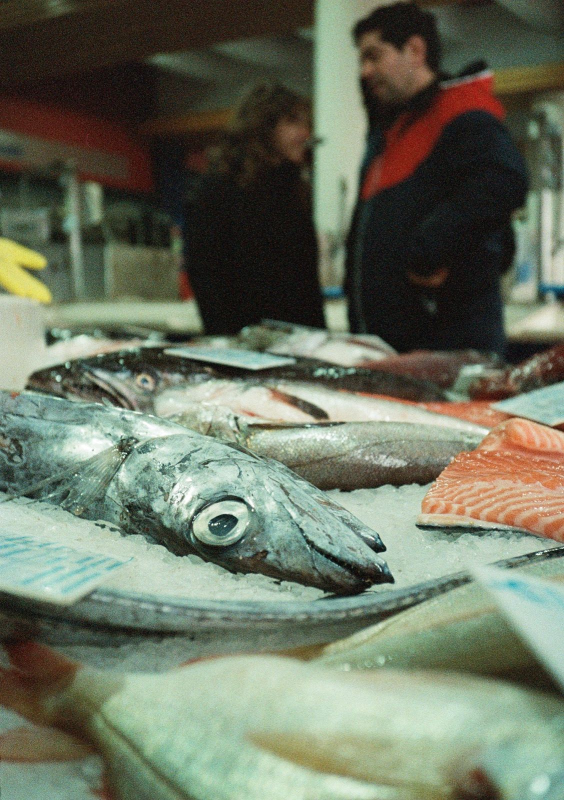
#> input picture img/photo/00.jpg, 1128 x 1600 px (shown at 1/2 size)
$ python -i pixelfy.py   (imports and definitions only)
#> lines starting #> are read from the running program, lines starting #| are printed output that depends on the picture
#> further down, picture is the input picture: PIL image 1128x1600 RGB; mean R, G, B 107.6, 114.9, 97.2
from PIL import Image, ImageEnhance
import warnings
try:    import matplotlib
except: warnings.warn('matplotlib not available.')

__all__ = ['PixelfyOps', 'Pixelfy']

class PixelfyOps:
    """
    Stateless toolkit of image processing operations for the pixel art effect.

    All methods are static and can be used independently of the :class:`Pixelfy` workflow.
    Constants :attr:`PALETTES`, :attr:`DOWNSCALE_METHODS`, and :attr:`INFER_METHODS` are
    exposed for inspection and use by custom subclasses or external code.

    Example::

        from PIL import Image
        img = Image.open("photo.jpg")
        small = PixelfyOps.shrink(img, resolution=(64, 64))
        result = PixelfyOps.variable_dither(small, strength=0.5)
    """

    PALETTES = {
        # colorpicked from screenshot on https://www.pixlesscamera.com/pixless-camera-mk1
        'default' : [(202, 203, 161), (204, 159, 93), (173, 106, 71) , (139, 63, 73), (85, 50, 68), (81, 83, 98), (100, 119, 125), (143, 159, 146)],
        'mdnight' : [(255, 130, 117), (214, 60, 106), (124, 24, 60), (71, 14, 43), (48, 5, 32), (31, 5, 16), (19, 2, 8)],
        'ammo'    : [(3, 13, 5), (17, 34, 24), (30, 59, 41), (48, 92, 65), (77, 128, 97), (138, 162, 88), (191, 220, 129), (238, 255, 203)],
        'ancient' : [(219, 183, 183), (184, 145, 148), (144, 108, 107), (109, 73, 73), (255, 254, 183), (255, 218, 145), (255, 145, 39), (220, 109, 39), (183, 36, 36), (109, 36, 37), (1, 0, 2)],
        'other'   : [(253, 235, 189), (252, 206, 92), (255, 152, 36), (234, 88, 38), (132, 97, 3), (62, 71, 14), (29, 39, 12), (7, 15, 4)]
    }
    """Named palettes colorpicked from the Pixless Camera Mk1. Each entry is a list of RGB 3-tuples."""

    DOWNSCALE_METHODS = {'nearest':Image.NEAREST, 'bilinear':Image.BILINEAR,'bicubic':Image.BICUBIC, 'lanczos':Image.LANCZOS}
    """Mapping of algorithm name strings to PIL resampling filters used during downscaling."""

    INFER_METHODS = {'mediancut': Image.MEDIANCUT, 'maxcoverage': Image.MAXCOVERAGE, 'fastoctree': Image.FASTOCTREE}
    """Mapping of method name strings to PIL quantization methods used for palette inference."""

    # [21 lines left out: functions _validate_shrink_algorithm, _validate_infer_method, _validate_image, not called in this run]

    @staticmethod
    def _validate_rgb(value):
        """
        Validate that *value* is a 3-tuple of ints each in the range 0–255.
        Returns *value* unchanged.
        """
        if not isinstance(value, tuple) or len(value) != 3:
            raise TypeError(f"RGB value must be a 3-tuple, got {value!r}")
        if not all(isinstance(v, int) and 0 <= v <= 255 for v in value):
            raise ValueError(f"RGB channels must be ints in 0–255, got {value!r}")
        return value

    @staticmethod
    def _validate_palette(value):
        """
        Validate a palette argument.

        *value* may be:

        - A ``str`` naming a key in :attr:`PALETTES` or :attr:`INFER_METHODS`.
        - A non-empty ``list`` of RGB 3-tuples, each validated by :meth:`_validate_rgb`.

        Returns *value* unchanged.
        """
        if isinstance(value, str):
            valid = set(PixelfyOps.PALETTES.keys()) | PixelfyOps.INFER_METHODS.keys()
            if value not in valid:
                raise ValueError(f"palette string must be one of {valid}, got '{value}'")
        elif isinstance(value, list):
            if len(value) == 0:
                raise ValueError("palette list must not be empty")
            for i, color in enumerate(value):
                try:
                    PixelfyOps._validate_rgb(color)
                except (TypeError, ValueError) as e:
                    raise type(e)(f"palette[{i}]: {e}") from e
        else:
            raise TypeError(f"palette must be a str or list of RGB tuples, got {type(value).__name__}")
        return value

    # [8 lines left out: function _validate_saturation, not called in this run]

    @staticmethod
    def _validate_dithering(value):
        """Validate that *value* is a number in the range [0, 1]. Returns it as a ``float``."""
        if not isinstance(value, (int, float)):
            raise TypeError(f"dithering must be a number, got {type(value).__name__}")
        if not 0 <= value <= 1:
            raise ValueError(f"dithering must be between 0 and 1, got {value}")
        return float(value)

    # [74 lines left out: functions _validate_resolution, _validate_upscaling, _palette_image2palette, infer_palette, palette_from_hex_file, palette_from_mpl, not called in this run]

    @staticmethod
    def build_palette_img(colors):
        """
        Build a PIL palette-mode image from a list of colors.

        Used internally to prepare a quantization target for PIL's ``quantize()``.
        The palette is padded to 256 entries with black if fewer colors are provided.

        :param colors: List of ``(R, G, B)`` tuples (up to 256).
        :returns: A 1×1 PIL image in ``'P'`` mode carrying the given palette.
        """
        pal_img = Image.new("P", (1, 1))
        flat = [v for rgb in colors for v in rgb]
        flat += [0] * (256 * 3 - len(flat))
        pal_img.putpalette(flat)
        return pal_img

    # [32 lines left out: functions shrink, adjust_saturation, not called in this run]

    @staticmethod
    def variable_dither(image, strength=0.75, palette=None):
        """
        Quantize an image to a palette with variable dithering strength.

        Blends a fully dithered (Floyd-Steinberg) quantization with a flat (no dither)
        quantization according to *strength*, then re-quantizes the blend. This allows
        fine-grained control between the structured look of flat quantization and the
        smoother gradients of full dithering.

        :param image: Source PIL image.
        :param strength: Dithering blend factor in [0, 1]. ``0`` = no dithering,
            ``1`` = full Floyd-Steinberg (default ``0.75``).
        :param palette: Target palette as a list of ``(R, G, B)`` tuples, or a palette
            name string. Defaults to :attr:`PixelfyOps.PALETTES['default'] <PALETTES>`.
        :returns: Quantized PIL image in ``'RGB'`` mode.
        """
        if palette is None: palette = PixelfyOps.PALETTES['default']
        palette = PixelfyOps._validate_palette(palette)
        strength = PixelfyOps._validate_dithering(strength)
        pal_image = PixelfyOps.build_palette_img(palette)
        dith = image.quantize(palette=pal_image, dither=Image.Dither.FLOYDSTEINBERG)
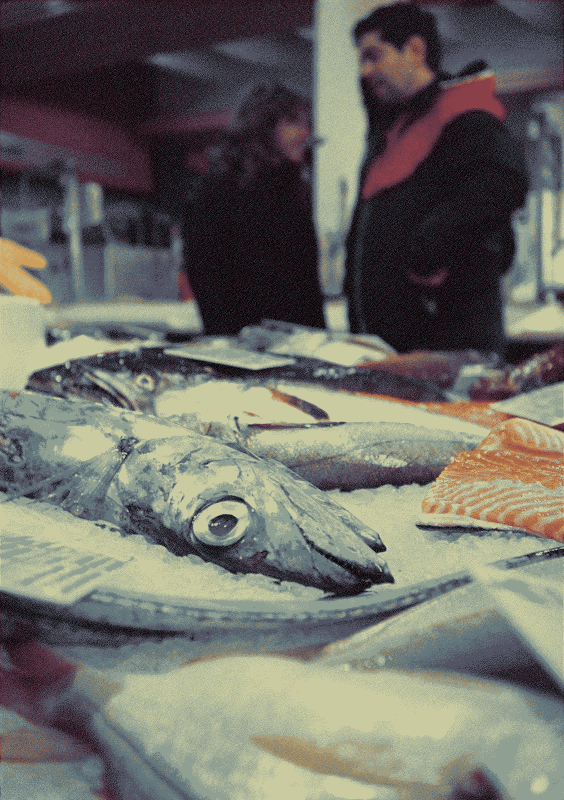
#> dith: PIL image 1128x1600 P (shown at 1/2 size); mean R, G, B 109, 108.1, 100.7
        flat = image.quantize(palette=pal_image, dither=Image.Dither.NONE)
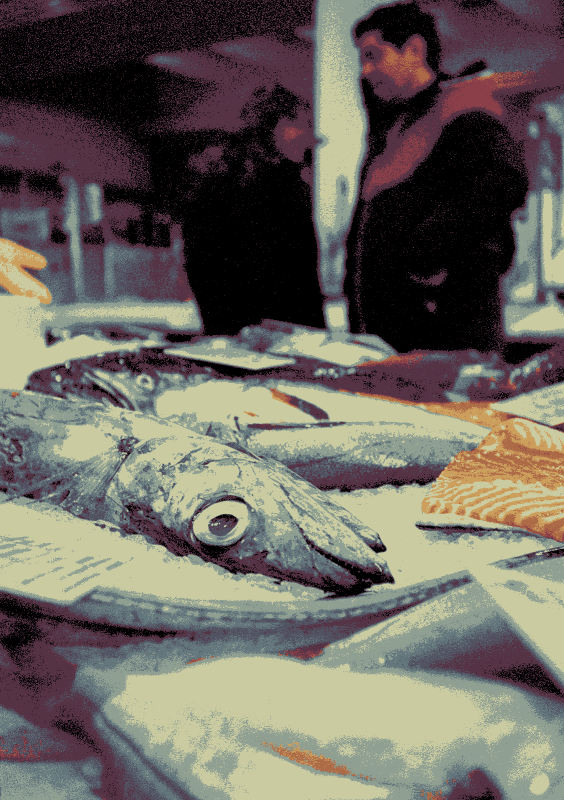
#> flat: PIL image 1128x1600 P (shown at 1/2 size); mean R, G, B 107.7, 102.7, 94.6
        blended = Image.blend(flat.convert("RGB"), dith.convert("RGB"), strength)
        return blended.quantize(palette=pal_image, dither=Image.Dither.NONE).convert("RGB")

    # [53 lines left out: functions scale_up, palette_visualisation, not called in this run]


class Pixelfy:
    """
    Applies a retro pixel art effect to a PIL Image.

    Bundles the stateless operations in :class:`PixelfyOps` into a configured,
    reusable workflow. Parameters are validated on construction and stored as
    instance attributes, then applied in sequence by :meth:`make`.

    A custom ops class can be injected via the *ops* parameter to override
    individual processing steps without subclassing :class:`Pixelfy` itself.

    This is heavily inspired by the `Pixless Camera project <https://www.pixlesscamera.com/>`_.

    Usage::

        from PIL import Image

        im = Image.open("photo.jpg")
        result = Pixelfy(im).make()
        result.save("out.jpg")
    """

    # [95 lines left out: functions __init__, set_palette, make, preview_palette, not called in this run]

>>> from PIL import Image
>>> picture = Image.open('../img/photo/00.jpg')
>>> result = PixelfyOps().variable_dither(picture)

$ run again, on img/photo/01.jpg
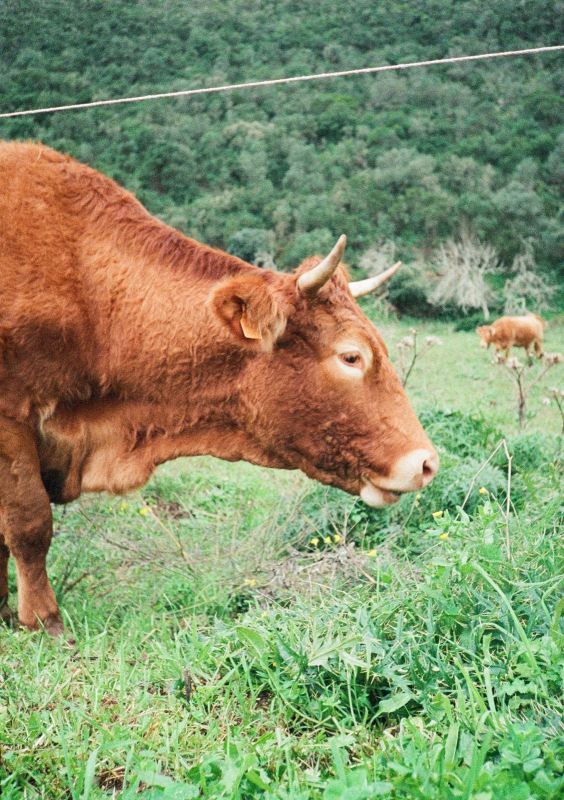
#> input picture img/photo/01.jpg, 1128 x 1600 px (shown at 1/2 size)
#> picture is the input picture: PIL image 1128x1600 RGB; mean R, G, B 134.5, 146.4, 107.5
#> in variable_dither, `dith = image.quantize(palette=pal_image, dither=Image.Dither.FLOYDSTEI..`:
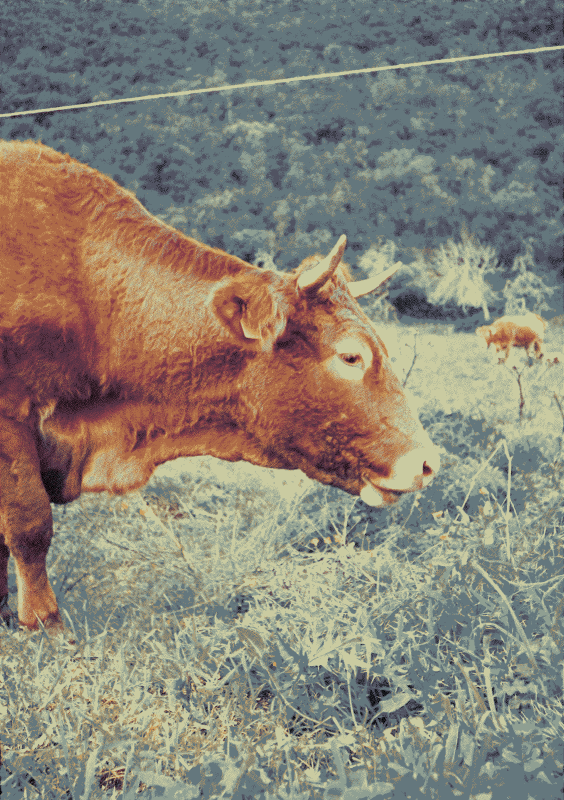
#> dith: PIL image 1128x1600 P (shown at 1/2 size); mean R, G, B 136.3, 130.9, 118.5
#> in variable_dither, `flat = image.quantize(palette=pal_image, dither=Image.Dither.NONE)`:
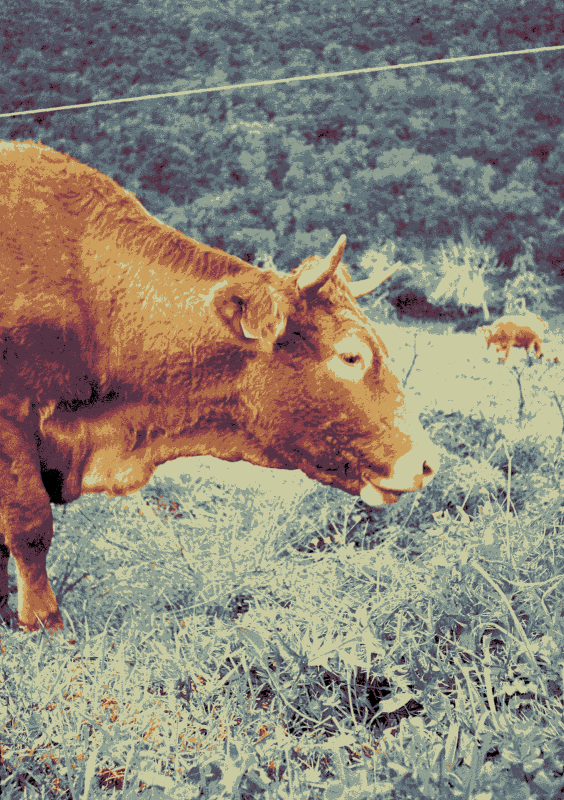
#> flat: PIL image 1128x1600 P (shown at 1/2 size); mean R, G, B 138.8, 131.5, 118.6

$ run again, on img/photo/02.jpg
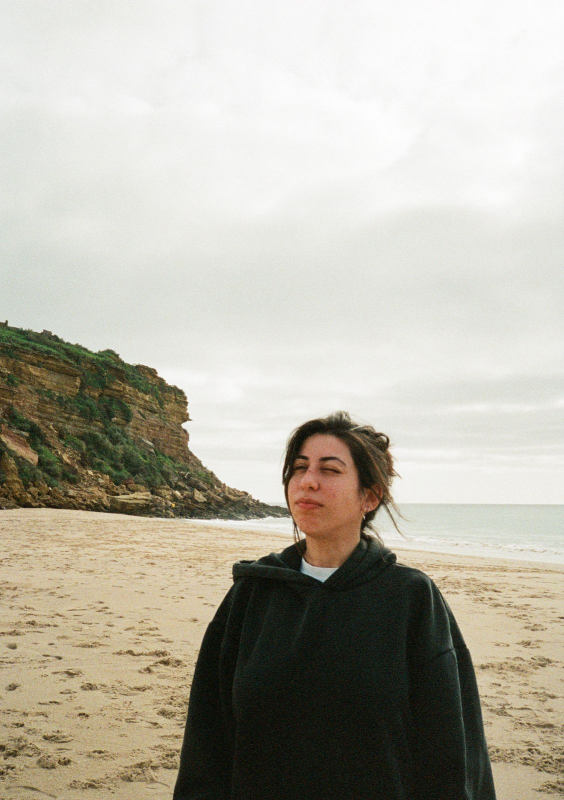
#> input picture img/photo/02.jpg, 1128 x 1600 px (shown at 1/2 size)
#> picture is the input picture: PIL image 1128x1600 RGB; mean R, G, B 182.7, 178.8, 166.2
#> in variable_dither, `dith = image.quantize(palette=pal_image, dither=Image.Dither.FLOYDSTEI..`:
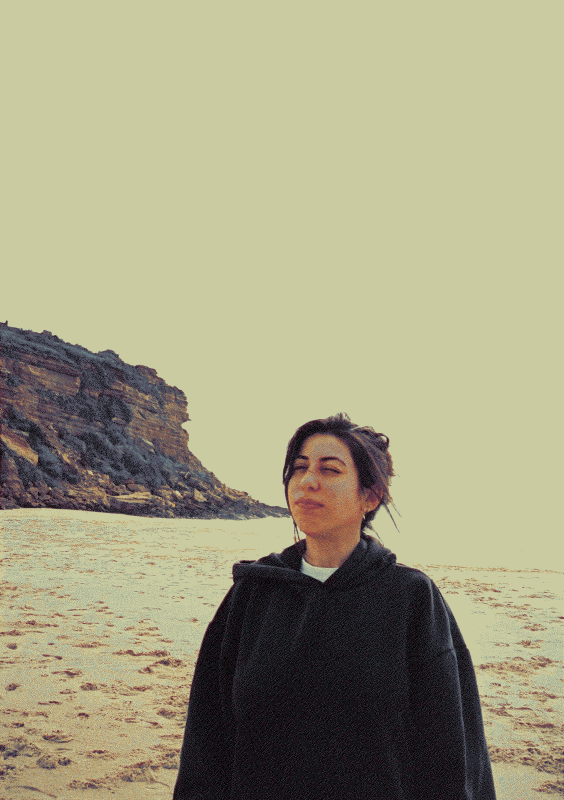
#> dith: PIL image 1128x1600 P (shown at 1/2 size); mean R, G, B 163, 159.9, 130.1
#> in variable_dither, `flat = image.quantize(palette=pal_image, dither=Image.Dither.NONE)`:
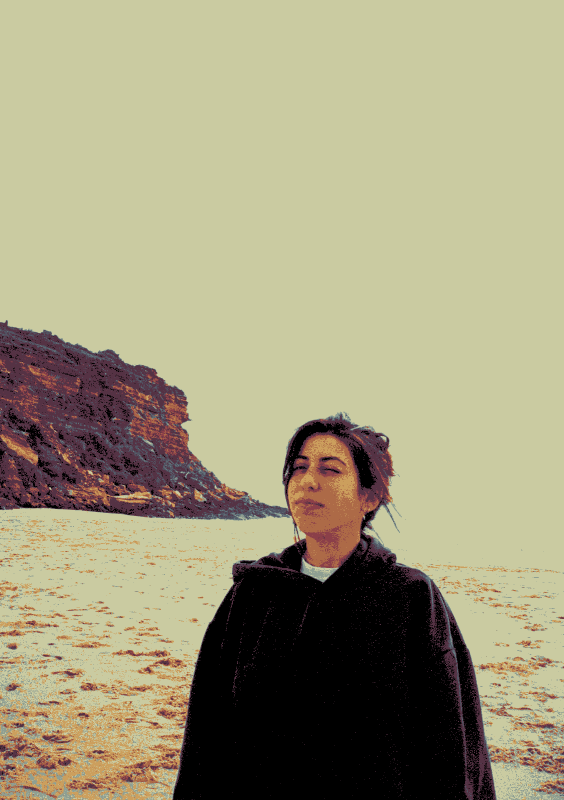
#> flat: PIL image 1128x1600 P (shown at 1/2 size); mean R, G, B 161.6, 156.2, 125.3

$ run again, on img/photo/03.jpg
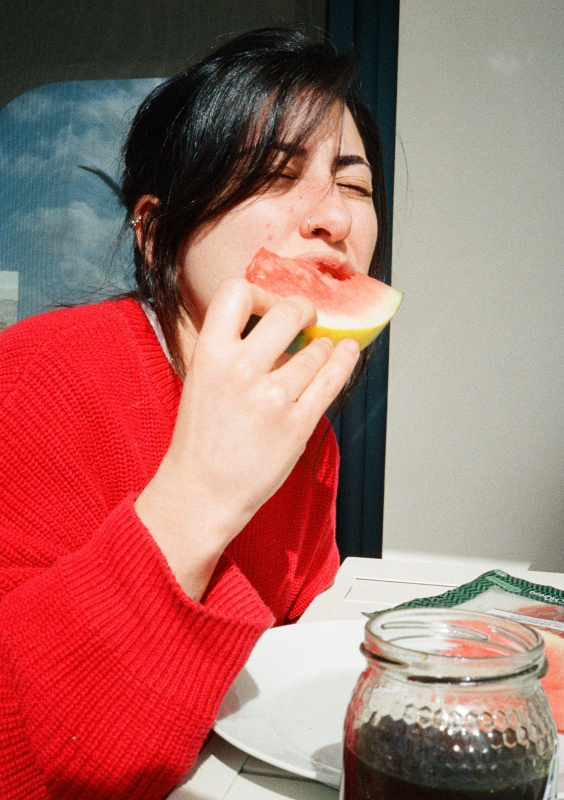
#> input picture img/photo/03.jpg, 1128 x 1600 px (shown at 1/2 size)
#> picture is the input picture: PIL image 1128x1600 RGB; mean R, G, B 165.9, 112.2, 105.9
#> in variable_dither, `dith = image.quantize(palette=pal_image, dither=Image.Dither.FLOYDSTEI..`:
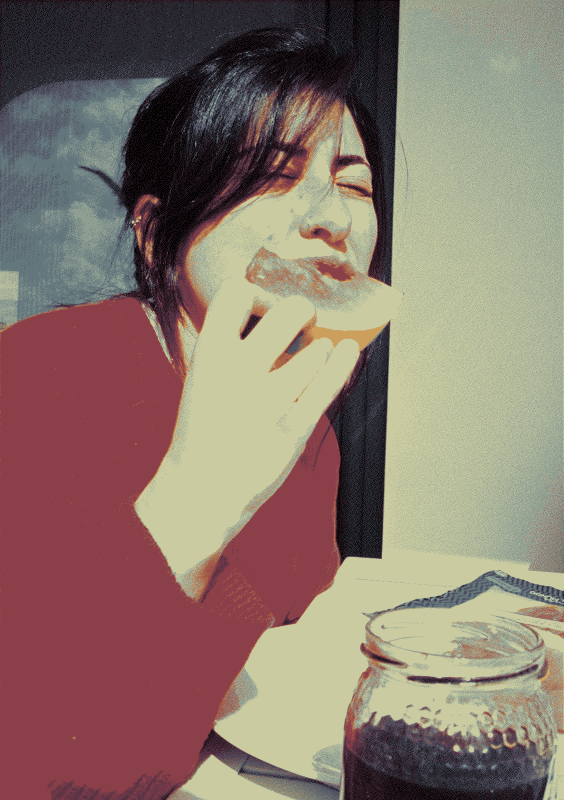
#> dith: PIL image 1128x1600 P (shown at 1/2 size); mean R, G, B 137.5, 119.3, 107.8
#> in variable_dither, `flat = image.quantize(palette=pal_image, dither=Image.Dither.NONE)`:
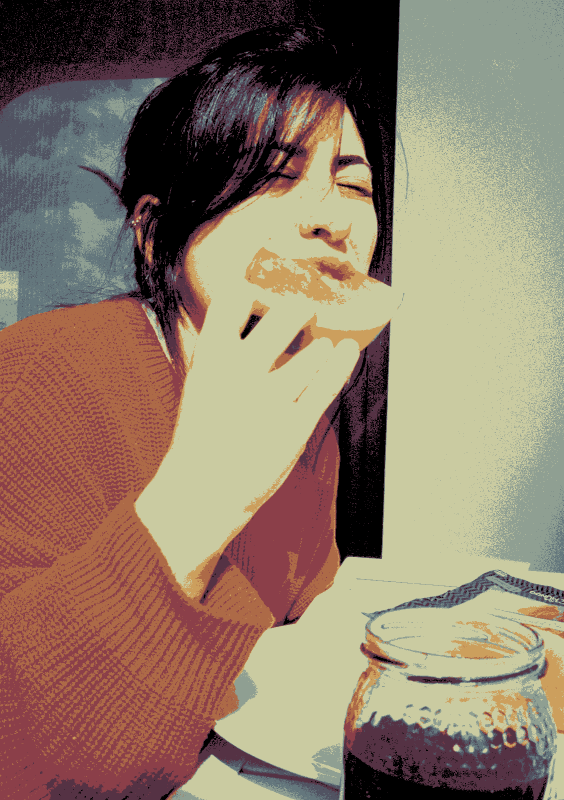
#> flat: PIL image 1128x1600 P (shown at 1/2 size); mean R, G, B 141.7, 123, 104.2
